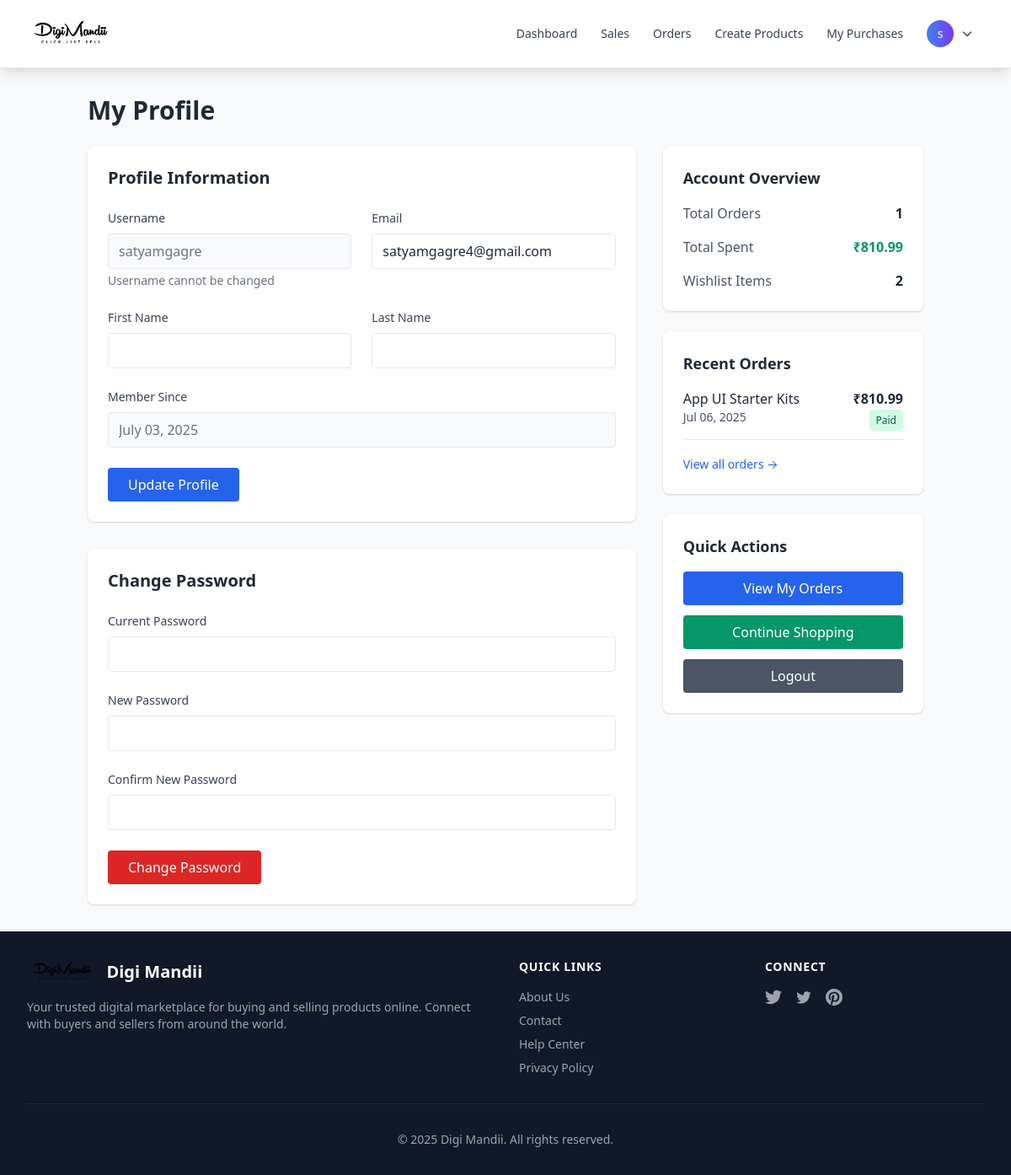
/profile/ (signed in), run on an earlier commit of the app's database.
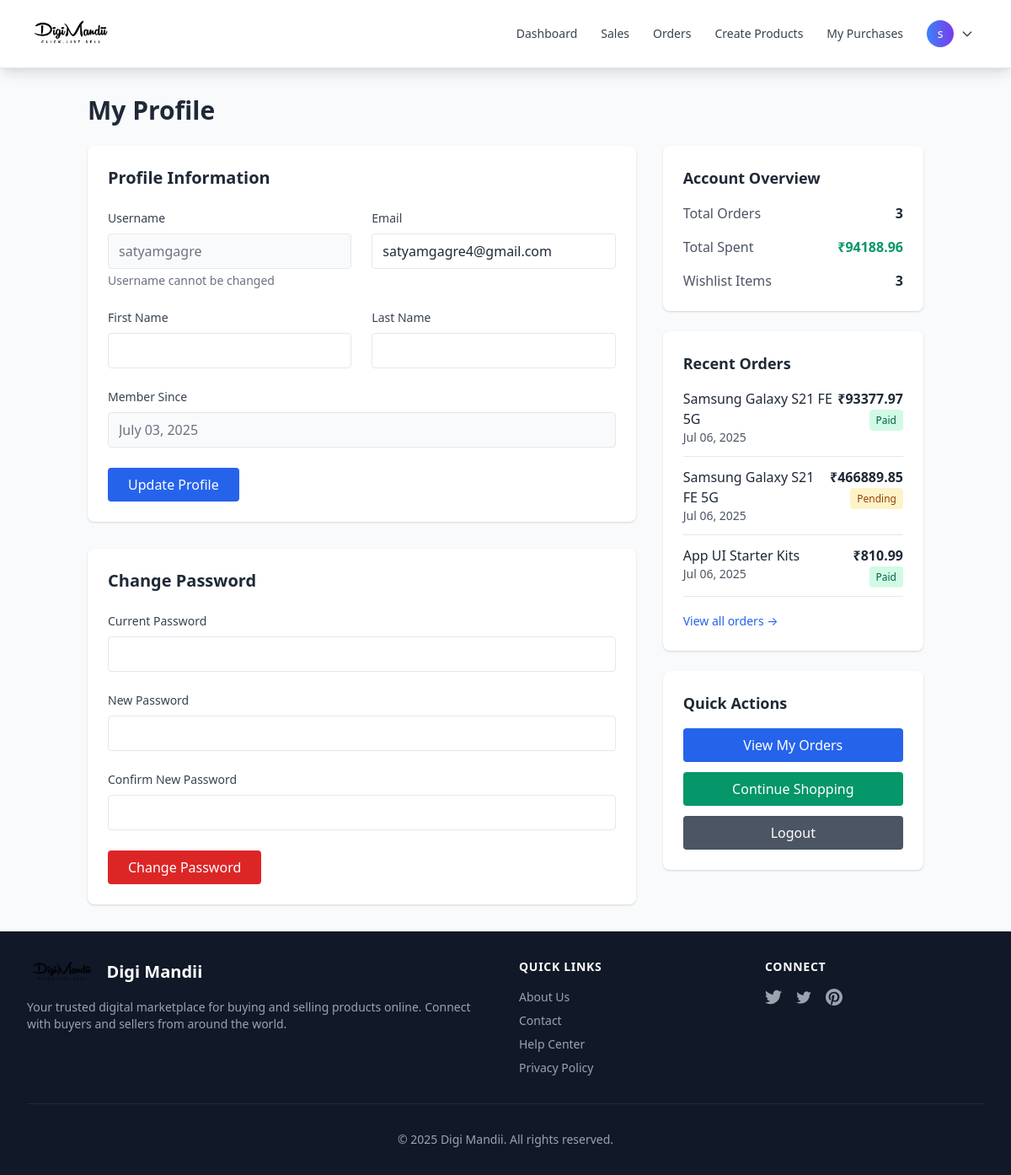
And on a later commit of the database.
### mandii/models.py (models this page shows, shortened)
class OrderDetail(models.Model):
    user = models.ForeignKey(User, on_delete=models.CASCADE, related_name='orders', null=True, blank=True)
    customer_email = models.EmailField()
    product = models.ForeignKey(Product, on_delete=models.CASCADE)
    quantity = models.PositiveIntegerField(default=1)
    shipping_cost = models.FloatField(default=0.0)
    total_amount = models.FloatField(default=0.0)
    amount = models.IntegerField(help_text="Amount in paise")
    razorpay_order_id = models.CharField(max_length=200, unique=True, blank=True, null=True)
    razorpay_payment_id = models.CharField(max_length=200, blank=True, null=True)
    razorpay_signature = models.CharField(max_length=500, blank=True, null=True)
    has_paid = models.BooleanField(default=False)
    payment_status = models.CharField(
        max_length=20,
        choices=[
            ('pending', 'Pending'),
            ('completed', 'Completed'),
            ('failed', 'Failed'),
            ('refunded', 'Refunded'),
        ],
        default='pending'
    )
    failure_reason = models.CharField(max_length=500, blank=True, null=True)
    created_on = models.DateTimeField(auto_now_add=True)
    updated_on = models.DateTimeField(auto_now=True)
    class Meta:
        ordering = ['-created_on']

class Product(models.Model):
    seller = models.ForeignKey(User, on_delete=models.CASCADE, related_name='products')
    name = models.CharField(max_length=100)
    description = models.CharField(max_length=200)
    price = models.DecimalField(max_digits=10, decimal_places=2, validators=[MinValueValidator(Decimal('0.01'))])
    file = models.FileField(upload_to='uploads')
    is_active = models.BooleanField(default=True)
    created_on = models.DateTimeField(auto_now_add=True)
    updated_on = models.DateTimeField(auto_now=True)
    class Meta:
        ordering = ['-created_on']

### mandii/views.py (the view, shortened to what this page needs)
# urls.py: path('profile/', views.profile_view, name='profile'),
@login_required
def profile_view(request):
    from django.db.models import Sum, Count
    from django.contrib.auth.forms import PasswordChangeForm
    from django.contrib.auth import update_session_auth_hash
    user_stats = {
        'total_orders': OrderDetail.objects.filter(user=request.user).count(),
        'total_spent': OrderDetail.objects.filter(
            user=request.user, has_paid=True
        ).aggregate(Sum('total_amount'))['total_amount__sum'] or 0,
        'wishlist_items': Wishlist.objects.filter(user=request.user).count(),
        'recent_orders': OrderDetail.objects.filter(
            user=request.user
        ).select_related('product').order_by('-created_on')[:5]
    }
    password_form = PasswordChangeForm(request.user)
    context = {
        'title': 'Profile',
        'user': request.user,
        'user_stats': user_stats,
        'password_form': password_form,
    }
    return render(request, 'mandii/profile.html', context)

### mandii/templates/mandii/profile.html (shortened to what the changed rows need)
{% extends 'mandii/base.html' %}
{% block body %}
<!DOCTYPE html>
<html lang="en">
<head>
    <link href="https://cdnjs.cloudflare.com/ajax/libs/tailwindcss/2.2.19/tailwind.min.css" rel="stylesheet">
</head>
<body class="bg-gray-100">
    <div class="container mx-auto px-4 py-8">
        <div class="mb-6">
            <h1 class="text-3xl font-bold text-gray-800">My Profile</h1>
        </div>
        <div class="grid grid-cols-1 lg:grid-cols-3 gap-8">
            <div class="lg:col-span-2">
                <div class="bg-white rounded-lg shadow p-6 mb-8">
                    <h2 class="text-xl font-semibold text-gray-800 mb-6">Profile Information</h2>
                </div>
                <div class="bg-white rounded-lg shadow p-6">
                    <h2 class="text-xl font-semibold text-gray-800 mb-6">Change Password</h2>
                </div>
            </div>
            <div class="space-y-6">
                <div class="bg-white rounded-lg shadow p-6">
                    <div class="space-y-4">
                        <div class="flex justify-between items-center">
                            <span class="text-gray-600">Total Orders</span>
                            <span class="font-semibold text-gray-800">{{ user_stats.total_orders }}</span>
                        </div>
                        <div class="flex justify-between items-center">
                            <span class="text-gray-600">Total Spent</span>
                            <span class="font-semibold text-green-600">₹{{ user_stats.total_spent|floatformat:2 }}</span>
                        </div>
                        <div class="flex justify-between items-center">
                            <span class="text-gray-600">Wishlist Items</span>
                            <span class="font-semibold text-gray-800">{{ user_stats.wishlist_items }}</span>
                        </div>
                    </div>
                </div>
                <div class="bg-white rounded-lg shadow p-6">
                    <div class="space-y-3">
                        {% for order in user_stats.recent_orders %}
                        <div class="border-b pb-3">
                            <div class="flex justify-between items-start">
                                <div>
                                    <p class="font-medium text-gray-800">{{ order.product.name }}</p>
                                    <p class="text-sm text-gray-600">{{ order.created_on|date:"M d, Y" }}</p>
                                </div>
                                <div class="text-right">
                                    <p class="font-semibold">₹{{ order.total_amount|floatformat:2 }}</p>
                                    {% if order.has_paid %}
                                        <span class="text-xs bg-green-100 text-green-800 px-2 py-1 rounded">Paid</span>
                                    {% else %}
                                        <span class="text-xs bg-yellow-100 text-yellow-800 px-2 py-1 rounded">Pending</span>
                                    {% endif %}
                                </div>
                            </div>
                        </div>
                        {% empty %}
                        <p class="text-gray-500 text-center py-4">No orders yet</p>
                        {% endfor %}
                    </div>
                </div>
            </div>
        </div>
    </div>
</body>
</html>
{% endblock %}

What changed in the data, as far as the page shows it:
added OrderDetail: product.name "Samsung Galaxy S21 FE 5G", created_on "Jul 06, 2025", total_amount "93377.97", has_paid "Paid"
added OrderDetail: product.name "Samsung Galaxy S21 FE 5G", created_on "Jul 06, 2025", total_amount "466889.85", has_paid "Pending"
Also different on the page:
{{ user_stats.total_orders }}: "1" → "3"
{{ user_stats.total_spent|floatformat:2 }}: "810.99" → "94188.96"
{{ user_stats.wishlist_items }}: "2" → "3"
